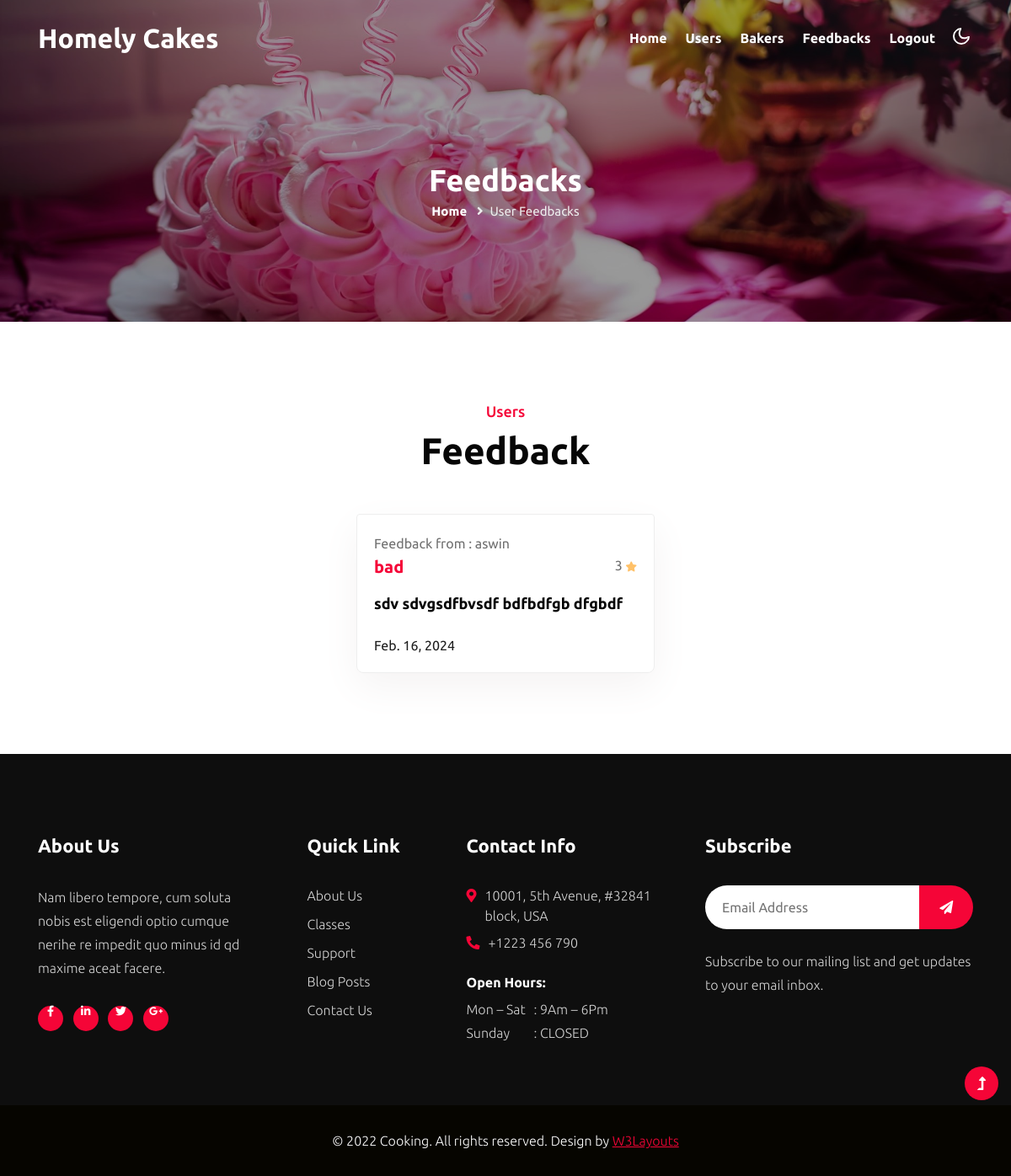
/view_feedback, run on the app's committed database.
### cakes/models.py (models this page shows)
class Feedback(models.Model):
    title=models.CharField(max_length=25)
    feedback=models.CharField(max_length=250)
    rating=models.IntegerField(null=True)
    current_date=models.DateField(null=True)
    bookId=models.ForeignKey(Booking,on_delete=models.CASCADE,null=True)

class Booking(models.Model):
    desc=models.CharField(max_length=500,null=True)
    current_date=models.DateField(null=True)
    status=models.CharField(max_length=25,default="booking confirmed")
    userId=models.ForeignKey(RegistrationUser,on_delete=models.CASCADE,null=True)
    bakerId=models.ForeignKey(RegistrationBaker,on_delete=models.CASCADE,null=True)
    cakeId=models.ForeignKey(AddCakes,on_delete=models.CASCADE,null=True)

class RegistrationUser(models.Model):
    name=models.CharField(max_length=25,null=True)
    address=models.CharField(max_length=150,null=True)
    contact=models.IntegerField(null=True)
    email=models.EmailField(null=True)
    userId=models.ForeignKey(Logintbl,on_delete=models.CASCADE,null=True)

### cakes/views.py (the view)
# urls.py: path('view_feedback', views.view_feedback),
def view_feedback(request):
    feedback=Feedback.objects.all()
    return render(request,"admin/view_feedback.html",{"feedback":feedback})

### template/admin/view_feedback.html (shortened to what this page needs)
<section class="inner-banner py-5">
    <div class="w3l-breadcrumb py-lg-5">
        <div class="container pt-5 pb-sm-4 pb-2">
            <h4 class="inner-text-title font-weight-bold pt-5">Feedbacks</h4>
            <ul class="breadcrumbs-custom-path">
                <li><a href="/adminhome">Home</a></li>
                <li class="active"><i class="fas fa-angle-right mx-2"></i>User Feedbacks</li>
            </ul>
        </div>
    </div>
</section>
{% extends "admin/adminbase.html"  %}
{% block content %}
     <section class="w3l-courses py-5" id="courses">
        <div class="container py-lg-5 py-md-4 py-2">
            <h5 class="sub-title text-center">Users</h5>
            <h3 class="title-style text-center">Feedback</h3>
            <div class="row justify-content-center">
                {% for f in feedback %}
                <div class="col-lg-4 col-md-6 item mt-5">
                    <div class="card">
                        <div class="card-body course-details">
                            <p>Feedback from : {{f.bookId.userId.name}}</p>
                            <div class="price-review d-flex justify-content-between mb-1align-items-center">
                                <p>{{f.title}}</p>
                                <ul class="rating-star">
                                    <li>{{f.rating}} <span class="fas fa-star"></span></li>
                                </ul>
                            </div>
                            <a href="classes.html" class="course-desc">{{f.feedback}}</a>
                            <div class="course-meta mt-4">
                                <div class="meta-item course-lesson">
                                    <span class="meta-value"> {{f.current_date}}</span>
                                </div>
                            </div>
                        </div>
                    </div>
                </div>
                {% endfor %}
            </div>
        </div>
    </section>
{% endblock %}

### data on the page
Feedback: bookId.userId.name "aswin", title "bad", rating "3", feedback "sdv sdvgsdfbvsdf bdfbdfgb dfgbdf", current_date "Feb. 16, 2024"
